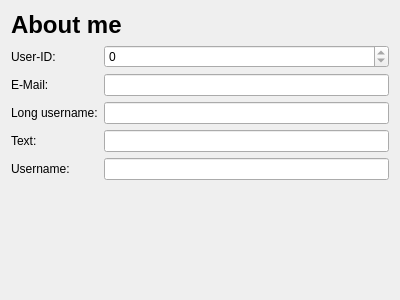
<?xml version="1.0" encoding="UTF-8"?>
<ui version="4.0">
 <class>AboutMeDialog</class>
 <widget class="QDialog" name="AboutMeDialog">
  <property name="geometry">
   <rect>
    <x>0</x>
    <y>0</y>
    <width>400</width>
    <height>300</height>
   </rect>
  </property>
  <property name="windowTitle">
   <string>Dialog</string>
  </property>
  <layout class="QVBoxLayout" name="verticalLayout" stretch="0,1">
   <item>
    <widget class="QLabel" name="labelTitle">
     <property name="text">
      <string>&lt;h1&gt;About me&lt;/h1&gt;</string>
     </property>
    </widget>
   </item>
   <item>
    <layout class="QFormLayout" name="formLayout">
     <item row="0" column="0">
      <widget class="QLabel" name="labelUserId">
       <property name="text">
        <string>User-ID:</string>
       </property>
       <property name="buddy">
        <cstring>spinBoxUserId</cstring>
       </property>
      </widget>
     </item>
     <item row="1" column="0">
      <widget class="QLabel" name="labelEmail">
       <property name="text">
        <string>E-Mail:</string>
       </property>
       <property name="buddy">
        <cstring>lineEditEmail</cstring>
       </property>
      </widget>
     </item>
     <item row="2" column="0">
      <widget class="QLabel" name="labelLongUsername">
       <property name="text">
        <string>Long username:</string>
       </property>
       <property name="buddy">
        <cstring>lineEditLongUsername</cstring>
       </property>
      </widget>
     </item>
     <item row="3" column="0">
      <widget class="QLabel" name="labelText">
       <property name="text">
        <string>Text:</string>
       </property>
       <property name="buddy">
        <cstring>lineEditText</cstring>
       </property>
      </widget>
     </item>
     <item row="4" column="0">
      <widget class="QLabel" name="labelUsername">
       <property name="text">
        <string>Username:</string>
       </property>
       <property name="buddy">
        <cstring>lineEditUsername</cstring>
       </property>
      </widget>
     </item>
     <item row="0" column="1">
      <widget class="QSpinBox" name="spinBoxUserId">
       <property name="readOnly">
        <bool>true</bool>
       </property>
       <property name="maximum">
        <number>16777215</number>
       </property>
      </widget>
     </item>
     <item row="1" column="1">
      <widget class="QLineEdit" name="lineEditEmail">
       <property name="readOnly">
        <bool>true</bool>
       </property>
      </widget>
     </item>
     <item row="2" column="1">
      <widget class="QLineEdit" name="lineEditLongUsername">
       <property name="readOnly">
        <bool>true</bool>
       </property>
      </widget>
     </item>
     <item row="3" column="1">
      <widget class="QLineEdit" name="lineEditText">
       <property name="readOnly">
        <bool>true</bool>
       </property>
      </widget>
     </item>
     <item row="4" column="1">
      <widget class="QLineEdit" name="lineEditUsername">
       <property name="readOnly">
        <bool>true</bool>
       </property>
      </widget>
     </item>
    </layout>
   </item>
  </layout>
 </widget>
 <resources/>
 <connections/>
</ui>
